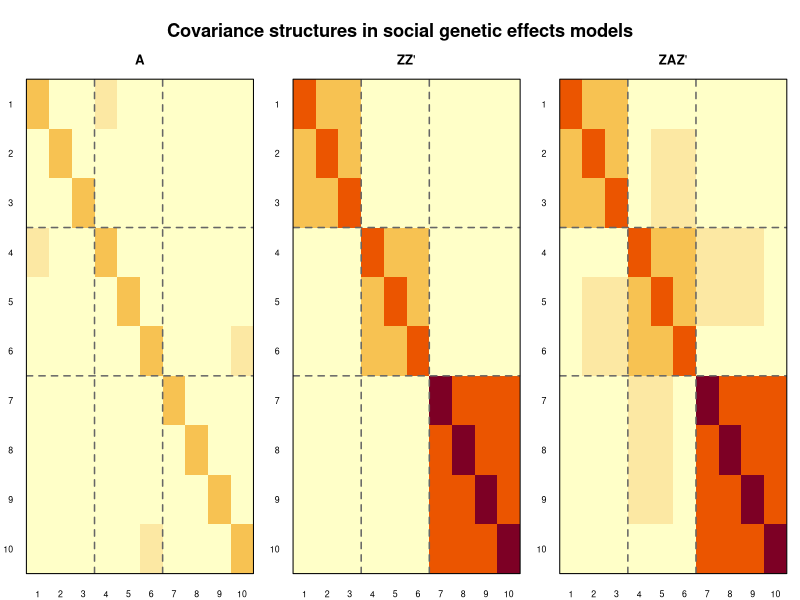
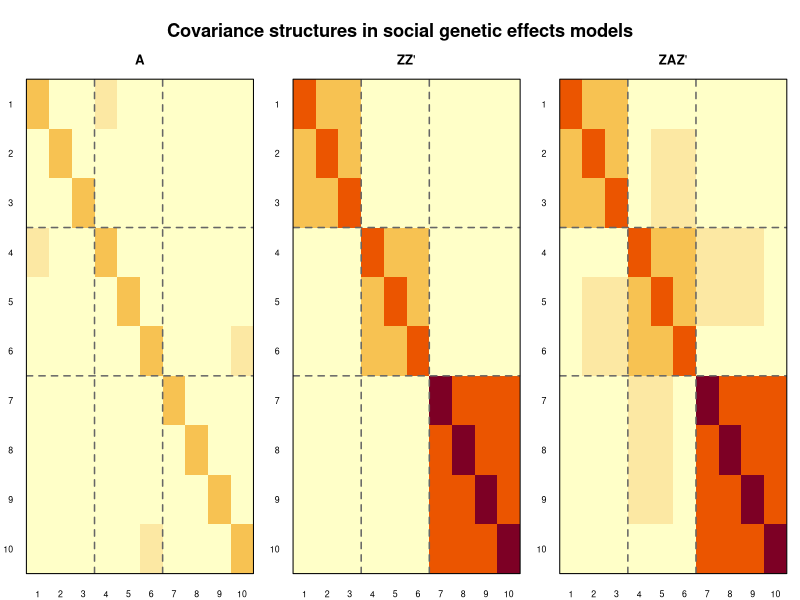

These charts were generated, in order, by the following R code:
# illustrate_covariance.R
# Graphical illustration of covariance structures in social genetic effects models:
#   A     – additive relationship matrix (sparse, follows pedigree)
#   ZZ'   – pen membership (block-diagonal)
#   ZAZ'  – social genetic covariance (connects pen blocks via shared ancestry)
#
# Toy setup: 10 pen animals in pens of size 3, 3, and 4.
# Two sibling links bridge pens: one sibling pair across pens 1 and 2,
# and one sibling pair across pens 2 and 3.

# ── Pedigree ────────────────────────────────────────────────────────────────
# Row indices are used as IDs. Parents must appear before offspring.
# Rows 1-2:  external founders for pen1-pen2 sibling pair
# Rows 3-4:  external founders for pen2-pen3 sibling pair
# Rows 5-7:  pen 1 animals (row 5 is sibling with row 8)
# Rows 8-10: pen 2 animals (row 8 siblings with row 5; row 10 siblings with row 14)
# Rows 11-14: pen 3 animals (row 14 is sibling with row 10)
ped <- matrix(c(
   1,  0,  0,   # external founder
   2,  0,  0,   # external founder
   3,  0,  0,   # external founder
   4,  0,  0,   # external founder
   5,  1,  2,   # pen 1 sibling (with row 8)
   6,  0,  0,   # pen 1 founder
   7,  0,  0,   # pen 1 founder
   8,  1,  2,   # pen 2 sibling (with row 5)
   9,  0,  0,   # pen 2 founder
  10,  3,  4,   # pen 2 sibling (with row 14)
  11,  0,  0,   # pen 3 founder
  12,  0,  0,   # pen 3 founder
  13,  0,  0,   # pen 3 founder
  14,  3,  4    # pen 3 sibling (with row 10)
), ncol = 3, byrow = TRUE)

n_ped <- nrow(ped)          # 14

# pen animals by row index (excludes external founders 1:4)
pen_rows <- 5:14
n <- length(pen_rows)       # 10

# ── Numerator Relationship Matrix A (tabular method) ────────────────────────
A_full <- matrix(0, n_ped, n_ped)
for (i in seq_len(n_ped)) {
  s <- ped[i, 2]; d <- ped[i, 3]
  if (s > 0 && d > 0) {
    A_full[i, i] <- 1 + 0.5 * A_full[s, d]
  } else {
    A_full[i, i] <- 1
  }
  for (j in seq_len(i - 1)) {
    val <- 0
    if (s > 0) val <- val + 0.5 * A_full[s, j]
    if (d > 0) val <- val + 0.5 * A_full[d, j]
    A_full[i, j] <- val
    A_full[j, i] <- val
  }
}
A <- A_full[pen_rows, pen_rows]

# ── Z matrix (pen-mate incidence) ────────────────────────────────────────────
# pens defined by original row indices; external founders (1:4) excluded
pens <- list(c(5, 6, 7), c(8, 9, 10), c(11, 12, 13, 14))
Z_full <- matrix(0, n_ped, n_ped)
for (pen in pens) {
  for (i in pen) for (j in pen) if (i != j) Z_full[i, j] <- 1
}

ZZt_full  <- Z_full %*% t(Z_full)
ZAZt_full <- Z_full %*% A_full %*% t(Z_full)

ZZt  <- ZZt_full[pen_rows,  pen_rows]
ZAZt <- ZAZt_full[pen_rows, pen_rows]

# ── Plotting ─────────────────────────────────────────────────────────────────
plot_mat <- function(mat, title) {
  # image() plots column-major with (1,1) at bottom-left; we flip rows so the
  # matrix reads top-to-bottom as expected.
  image(1:n, 1:n, t(mat[n:1, ]),
        col  = hcl.colors(64, "YlOrRd", rev = TRUE),
        zlim = c(0, max(ZAZt)),
        xlab = "", ylab = "", axes = FALSE,
        main = title)
  axis(1, at = 1:n, labels = 1:n, cex.axis = 0.8, tick = FALSE)
  axis(2, at = 1:n, labels = n:1, cex.axis = 0.8, tick = FALSE, las = 1)
  # pen boundary lines (after animal 3 and 6)
  abline(v = c(3.5, 6.5),         col = "grey40", lty = 2, lwd = 1.5)
  abline(h = n + 1 - c(3.5, 6.5), col = "grey40", lty = 2, lwd = 1.5)
  box()
}

png("covariance_illustration.png", width = 1600, height = 600, res = 150)
  par(mfrow = c(1, 3), mar = c(2, 2, 3, 1), oma = c(0, 0, 3, 0))
  plot_mat(A,    expression(bold(A)))
  plot_mat(ZZt,  expression(bold(ZZ)*"'"))
  plot_mat(ZAZt, expression(bold(ZAZ)*"'"))
  mtext("Covariance structures in social genetic effects models",
        outer = TRUE, cex = 1.1, font = 2)
dev.off()

pdf("covariance_illustration.pdf", width = 12, height = 4.5)
  par(mfrow = c(1, 3), mar = c(2, 2, 3, 1), oma = c(0, 0, 3, 0))
  plot_mat(A,    expression(bold(A)))
  plot_mat(ZZt,  expression(bold(ZZ)*"'"))
  plot_mat(ZAZt, expression(bold(ZAZ)*"'"))
  mtext("Covariance structures in social genetic effects models",
        outer = TRUE, cex = 1.1, font = 2)
dev.off()

message("Saved covariance_illustration.pdf and .png")
